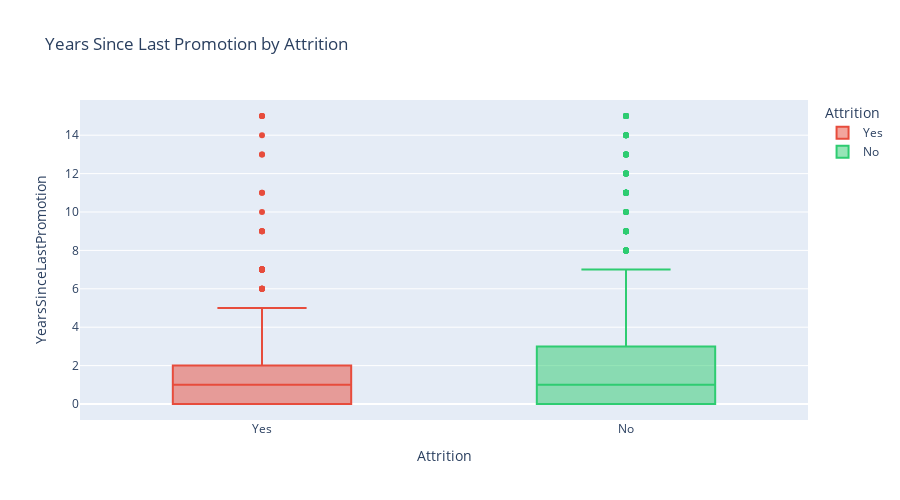

Notebook cell for this chart:
### Markdown cell above
## 6. CAREER PROGRESSION ANALYSIS

### Code cell
# Years since last promotion
fig = px.box(df, x='Attrition', y='YearsSinceLastPromotion',
             title='Years Since Last Promotion by Attrition',
             color='Attrition',
             color_discrete_map={'Yes': '#e74c3c', 'No': '#2ecc71'})

fig.update_layout(height=500)
fig.show()

print("\nPromotion Statistics by Attrition:")
print(df.groupby('Attrition')['YearsSinceLastPromotion'].describe())

### Figure 1 — Plotly figure (JSON) as saved in the notebook; plotly's stock layout.template omitted (floating-point values rounded to 4 significant figures; data arrays with more than 128 entries replaced by an {"elided": "..."} marker saying what was removed)
{"data": [{"alignmentgroup": "True", "hovertemplate": "Attrition=%{x}<br>YearsSinceLastPromotion=%{y}<extra></extra>", "legendgroup": "Yes", "marker": {"color": "#e74c3c"}, "name": "Yes", "notched": false, "offsetgroup": "Yes", "orientation": "v", "showlegend": true, "type": "box", "x": {"elided": "237 str values"}, "x0": " ", "xaxis": "x", "y": {"elided": "237 int values"}, "y0": " ", "yaxis": "y"}, {"alignmentgroup": "True", "hovertemplate": "Attrition=%{x}<br>YearsSinceLastPromotion=%{y}<extra></extra>", "legendgroup": "No", "marker": {"color": "#2ecc71"}, "name": "No", "notched": false, "offsetgroup": "No", "orientation": "v", "showlegend": true, "type": "box", "x": {"elided": "1233 str values"}, "x0": " ", "xaxis": "x", "y": {"elided": "1233 int values"}, "y0": " ", "yaxis": "y"}], "layout": {"boxmode": "overlay", "height": 500, "legend": {"title": {"text": "Attrition"}, "tracegroupgap": 0}, "title": {"text": "Years Since Last Promotion by Attrition"}, "xaxis": {"anchor": "y", "categoryarray": ["Yes", "No"], "categoryorder": "array", "domain": [0, 1], "title": {"text": "Attrition"}}, "yaxis": {"anchor": "x", "domain": [0, 1], "title": {"text": "YearsSinceLastPromotion"}}}}
